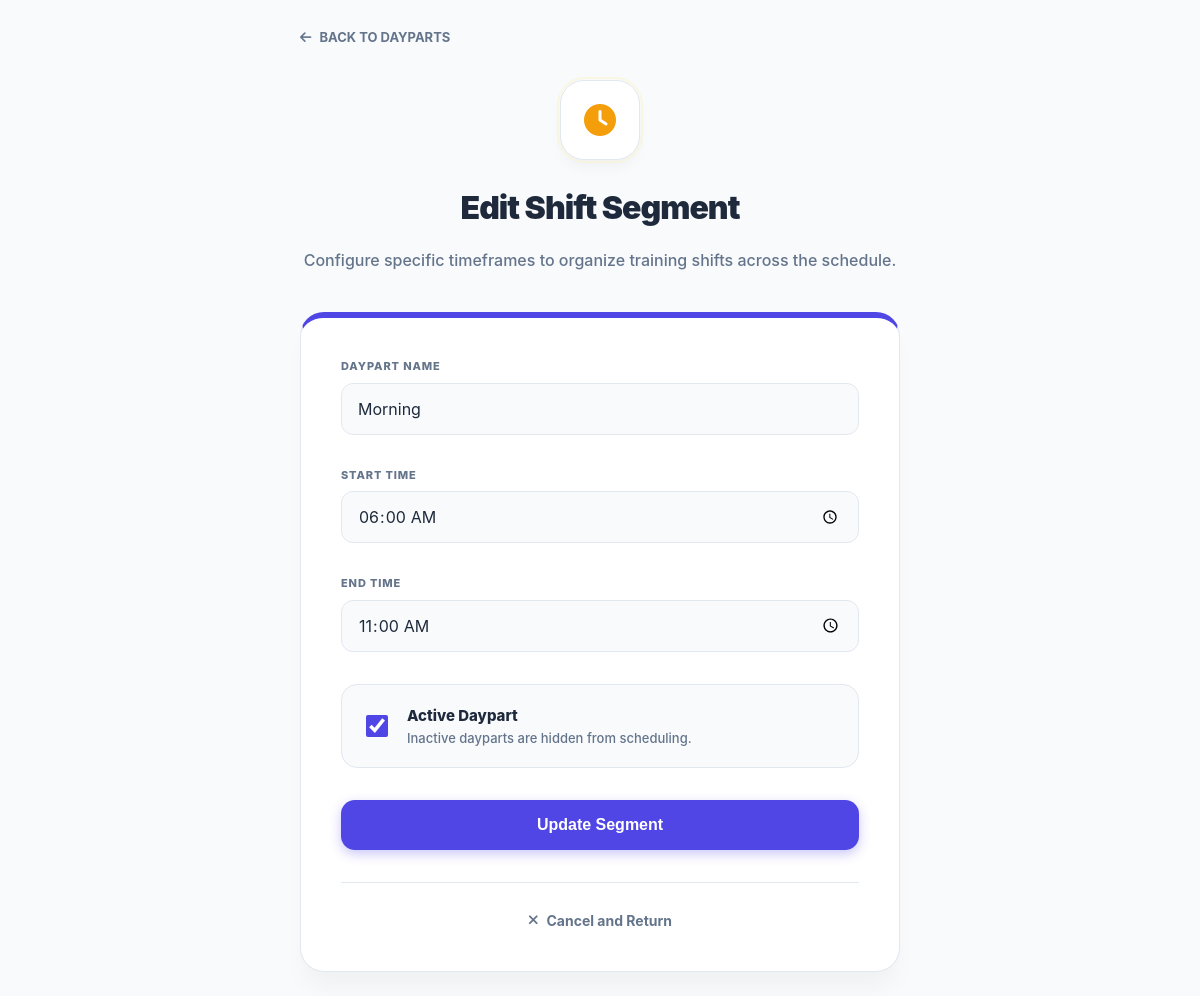
Screenshot of /manager/dayparts/1/edit (signed in) with the database file from the repository.
### app/models.py (models this page shows)
class Daypart(db.Model):
    __tablename__ = "dayparts"
    id = db.Column(db.Integer, primary_key=True)
    name = db.Column(db.String(80), unique=True, nullable=False)
    start_time = db.Column(db.Time, nullable=True)
    end_time = db.Column(db.Time, nullable=True)
    active = db.Column(db.Boolean, default=True, nullable=False)
    created_at = db.Column(db.DateTime, default=lambda: datetime.now(timezone.utc), nullable=False)

### app/routes/manager.py (the view, shortened to what this page needs)
@manager_bp.route("/dayparts/<int:daypart_id>/edit", methods=['GET', 'POST'])
@manager_required
def daypart_edit(daypart_id):
    dp = Daypart.query.get_or_404(daypart_id)
    return render_template("daypart_form.html", mode="edit", daypart=dp)

### app/models.py (called while the page is built)
    def avatar(self, size=128):
        email = self.user_account.email.lower().encode('utf-8') if self.user_account else b"none"
        digest = hashlib.md5(email).hexdigest()
        return f'https://www.gravatar.com/avatar/{digest}?d=identicon&s={size}'

### app/routes/helpers.py (called while the page is built)
def manager_required(f):
    @wraps(f)
    def wrapped(*args, **kwargs):
        if not current_user.is_authenticated or current_user.role != 'manager':
            abort(403)
        return f(*args, **kwargs)
    return wrapped

### app/routes/messages.py (called while the page is built)
@messages_bp.before_app_request
def load_system_settings():
    flask.g.system_settings = SystemSettings.query.first()

### app/templates/daypart_form.html (shortened to what this page needs)
{% extends "base.html" %}
{% block body_class %}form-page{% endblock %}
{% block content %}
<div class="form-wrapper">
    <div class="form-container">
        <div style="margin-bottom: 32px;">
            <a href="{{ request.args.get('back') or url_for('manager.dayparts_list') }}"
               style="text-decoration: none; color: var(--text-muted); font-size: 13px; font-weight: 700; display: inline-flex; align-items: center; gap: 8px; transition: color 0.2s;"
               onmouseover="this.style.color='var(--primary)'" onmouseout="this.style.color='var(--text-muted)'">
                <i class="fa-solid fa-arrow-left"></i> {{ 'BACK' if request.args.get('back') else 'BACK TO DAYPARTS' }}
            </a>
        </div>
        <div class="form-spectacle">
            <div class="icon-spectacle">
                <i class="fa-solid fa-clock" style="font-size: 32px;"></i>
            </div>
            <h1 class="form-title">
                {% if mode == "new" %}Define Daypart{% else %}Edit Shift Segment{% endif %}
            </h1>
            <p class="form-subtitle">
                Configure specific timeframes to organize training shifts across the schedule.
            </p>
        </div>
        <div class="form-card">
            <form method="post" id="daypartForm"
                  action="{% if mode == 'new' %}{{ url_for('manager.daypart_create') }}{% else %}{{ url_for('manager.daypart_edit', daypart_id=daypart.id) }}{% endif %}"
                  class="field-stack">
                <div class="field-group">
                    <label class="form-label">Daypart Name</label>
                    <input type="text" id="name" name="name" required
                           value="{% if daypart %}{{ daypart.name }}{% endif %}"
                           placeholder="e.g. Lunch Rush, Closing Shift" autofocus
                           class="input-style">
                </div>
                <div class="field-group">
                    <label class="form-label">Start Time</label>
                    <input type="time" id="start_time" name="start_time"
                           value="{% if daypart and daypart.start_time %}{{ daypart.start_time.strftime('%H:%M') }}{% endif %}"
                           class="input-style">
                </div>
                <div class="field-group">
                    <label class="form-label">End Time</label>
                    <input type="time" id="end_time" name="end_time"
                           value="{% if daypart and daypart.end_time %}{{ daypart.end_time.strftime('%H:%M') }}{% endif %}"
                           class="input-style">
                </div>
                {% if mode == "edit" %}
                <div class="field-group">
                    <label class="active-toggle">
                        <input type="checkbox" name="active" class="checkbox-custom" {% if daypart.active %}checked{% endif %}>
                        <div style="flex: 1; min-width: 0;">
                            <span style="font-weight: 800; font-size: 15px; color: var(--text-main); display: block;">Active Daypart</span>
                            <span style="font-size: 13px; color: var(--text-muted); margin-top: 2px; display: block; font-weight: 500; line-height: 1.4;">Inactive dayparts are hidden from scheduling.</span>
                        </div>
                    </label>
                </div>
                {% endif %}
                <div class="field-group">
                    <button type="submit" id="submitBtn" class="btn-submit">
                        {% if mode == "new" %}Create Segment{% else %}Update Segment{% endif %}
                    </button>
                </div>
            </form>
            <div style="text-align: center; margin-top: 32px; padding-top: 24px; border-top: 1px solid var(--border);">
                <a href="{{ request.args.get('back') or url_for('manager.dayparts_list') }}" style="text-decoration: none; color: var(--text-muted); font-size: 14px; font-weight: 700; display: inline-flex; align-items: center; gap: 8px; transition: color 0.2s;">
                    <i class="fa-solid fa-xmark"></i> Cancel and Return
                </a>
            </div>
        </div>
    </div>
</div>
{% endblock %}

### app/static/style.css (style rules this page uses)
:root { --primary: #2563eb; --primary-hover: #1d4ed8; --bg: #eff2f6; --text: #1e293b; --text-muted: #64748b; --border: #cbd5e1; --white: #ffffff; --danger: #ef4444; --success: #16a34a; --warning: #f59e0b; }
* { box-sizing: border-box; }
body { background-color: var(--bg); color: var(--text); font-family: 'Inter', -apple-system, BlinkMacSystemFont, "Segoe UI", Roboto, Helvetica, Arial, sans-serif; margin: 0; padding: 0; line-height: 1.5; -webkit-font-smoothing: antialiased; }
a { color: var(--primary); text-decoration: none; }
input, select, textarea { width: 100%; padding: 10px 12px; border: 1px solid var(--border); border-radius: 8px; font-size: 16px; background: var(--white); color: var(--text); transition: border-color 0.2s; font-family: inherit; }

### app/templates/daypart_form.html (style rules this page uses)
.form-wrapper, .form-wrapper *, .form-wrapper *::before, .form-wrapper *::after { box-sizing: border-box !important; }
.form-wrapper { background: var(--bg-body); min-height: 100dvh; padding: 24px; justify-content: center; display: flex; flex-direction: column; align-items: center; width: 100%; }
.form-container { max-width: 600px; width: 100%; margin: 0 auto; }
.form-spectacle { text-align: center; margin-bottom: 40px; }
.icon-spectacle { background: var(--bg-card); display: flex; align-items: center; justify-content: center; color: #f59e0b; border-radius: 24px; width: 80px; height: 80px; margin: 0 auto; border: 1px solid var(--border); box-shadow: 0 10px 15px -3px var(--shadow); position: relative; }
.icon-spectacle::after { content: ''; position: absolute; inset: -4px; border-radius: 28px; border: 2px solid #fef3c7; opacity: 0.5; }
.form-title { margin: 24px 0 8px 0; font-size: 32px; font-weight: 900; color: var(--text-main); letter-spacing: -0.03em; }
.form-subtitle { color: var(--text-muted); font-size: 16px; line-height: 1.5; font-weight: 500; }
.form-card { background: var(--bg-card); padding: 40px; border-radius: 24px; border: 1px solid var(--border); box-shadow: 0 20px 25px -5px var(--shadow); border-top: 6px solid var(--primary); width: 100%; overflow: hidden; }
.form-label { font-size: 11px; font-weight: 800; color: var(--text-muted); text-transform: uppercase; letter-spacing: 0.08em; display: block; margin-bottom: 8px; }
.input-style { width: 100% !important; max-width: 100% !important; padding: 14px 16px; border: 1px solid var(--border); border-radius: 12px; font-size: 16px; background: var(--bg-body); color: var(--text-main); transition: all 0.2s; outline: none; display: block; min-width: 0 !important; height: 52px; appearance: none; -webkit-appearance: none; }
.field-stack { display: flex; flex-direction: column; gap: 32px; width: 100%; }
.field-group { width: 100%; min-width: 0; }
.active-toggle { display: flex; align-items: center; gap: 16px; cursor: pointer; padding: 20px; border: 1px solid var(--border); border-radius: 16px; background: var(--bg-body); transition: all 0.2s cubic-bezier(0.4, 0, 0.2, 1); width: 100%; }
.checkbox-custom { width: 22px; height: 22px; accent-color: var(--primary); cursor: pointer; flex-shrink: 0; }
.btn-submit { width: 100%; padding: 16px; background: var(--primary); color: white; border: none; font-weight: 800; border-radius: 14px; font-size: 16px; cursor: pointer; transition: all 0.2s; box-shadow: 0 4px 12px rgba(79, 70, 229, 0.3); }

### rows the page displays
Daypart: name "Morning", start_time "06:00", end_time "11:00", active "☑"

### other values shown
{{ 'BACK' if request.args.get('back') else 'BACK TO DAYPARTS' }} "BACK TO DAYPARTS"
